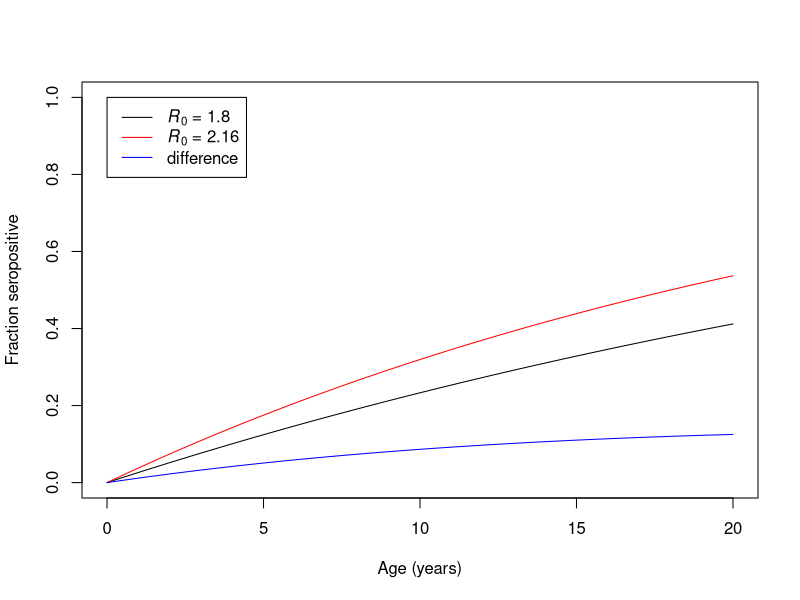

The R script that drew this image:
beta = .36
nu = 0.2
N = 45000000
gamma = 9.1e-05

R0 = beta/(gamma+nu)
beta2 = beta*1.2
R0_2 = beta2/(gamma+nu)

S = 1/R0
I = gamma/beta*(R0-1)

S2 = 1/R0_2
I2 = gamma/beta2*(R0_2-1)

lambda = beta*I
lambda2 = beta2*I2
t=seq(0,20*365) #days

p1 = 1-exp(-lambda * t)
p2 = 1-exp(-lambda2* t)
pdf('SIR_seropositivity.pdf',width=3.425, height =4)
plot(t/365, p1,type='l', xlab = 'Age (years)',ylab='Fraction seropositive',ylim=c(0,1))
lines(t/365,p2,type='l',col='red')
lines(t/365,p2-p1,col='blue')
legend(x=0,y=1,legend = c(expression(paste(italic(R)[0],' = 1.8')),expression(paste(italic(R)[0],' = 2.16')),'difference'),col=c('black','red','blue'),lty=c(1,1,1))
dev.off()
alpha = .05
beta = .2

f.alpha.beta = (qnorm(1-alpha/2) + qnorm(1-beta))^2
age = 365*2
N = (p1[age]*(1-p1[age]) + p2[age]*(1-p2[age]))/(p1[age]-p2[age])^2 * f.alpha.beta
print(N)

f1 = .05
f2 = .03
N = (f1*(1-f1) + f2*(1-f2))/(f1-f2)^2 * f.alpha.beta

p1[365*2]
p2[365*2]

#t=seq(0,8*pi,length=100)
# par(mfrow=c(3,1))
# # plot(t,sin(t),type='l', xlab='',ylab='', xaxt='n', yaxt='n',bty='n',lwd=4,col=rgb(0.765, 0.728, 0.274))
# # plot(t,rep(1,length(t)),type='l', xlab='',ylab='', xaxt='n', yaxt='n',bty='n',lwd=4, col = rgb(0.324, 0.609, 0.708))
# # plot(t,sin(t+pi),type='l', xlab='',ylab='', xaxt='n', yaxt='n',bty='n',lwd=4, col=rgb(0.857, 0.131, 0.132))
